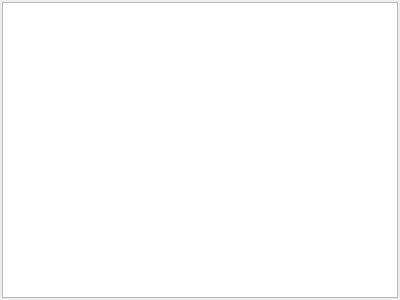
<?xml version="1.0" encoding="UTF-8"?>
<ui version="4.0">
 <class>PathLayersDock</class>
 <widget class="QDockWidget" name="PathLayersDock">
  <property name="geometry">
   <rect>
    <x>0</x>
    <y>0</y>
    <width>400</width>
    <height>300</height>
   </rect>
  </property>
  <property name="windowTitle">
   <string>Path Layers</string>
  </property>
  <widget class="QWidget" name="dockWidgetContents">
   <layout class="QGridLayout" name="gridLayout">
    <property name="margin">
     <number>2</number>
    </property>
    <item row="0" column="0">
     <widget class="PathLayersView" name="view"/>
    </item>
    <item row="1" column="0">
     <layout class="QHBoxLayout" name="toolbarLayout"/>
    </item>
   </layout>
  </widget>
  <action name="actionNewPathLayer">
   <property name="icon">
    <iconset resource="editor.qrc">
     <normaloff>:/images/16x16/document-new.png</normaloff>:/images/16x16/document-new.png</iconset>
   </property>
   <property name="text">
    <string>New Path Layer</string>
   </property>
   <property name="toolTip">
    <string>New Path Layer</string>
   </property>
  </action>
  <action name="actionRemovePathLayer">
   <property name="icon">
    <iconset resource="editor.qrc">
     <normaloff>:/images/16x16/edit-delete.png</normaloff>:/images/16x16/edit-delete.png</iconset>
   </property>
   <property name="text">
    <string>Remove Path Layer</string>
   </property>
   <property name="toolTip">
    <string>Remove Path Layer</string>
   </property>
  </action>
  <action name="actionMoveLayerUp">
   <property name="icon">
    <iconset resource="editor.qrc">
     <normaloff>:/images/16x16/go-up.png</normaloff>:/images/16x16/go-up.png</iconset>
   </property>
   <property name="text">
    <string>Move Layer Up</string>
   </property>
   <property name="toolTip">
    <string>Move Layer Up</string>
   </property>
  </action>
  <action name="actionMoveLayerDown">
   <property name="icon">
    <iconset resource="editor.qrc">
     <normaloff>:/images/16x16/go-down.png</normaloff>:/images/16x16/go-down.png</iconset>
   </property>
   <property name="text">
    <string>Move Layer Down</string>
   </property>
   <property name="toolTip">
    <string>Move Layer Down</string>
   </property>
  </action>
 </widget>
 <customwidgets>
  <customwidget>
   <class>PathLayersView</class>
   <extends>QTreeView</extends>
   <header>pathlayersdock.h</header>
  </customwidget>
 </customwidgets>
 <resources>
  <include location="editor.qrc"/>
 </resources>
 <connections/>
</ui>
